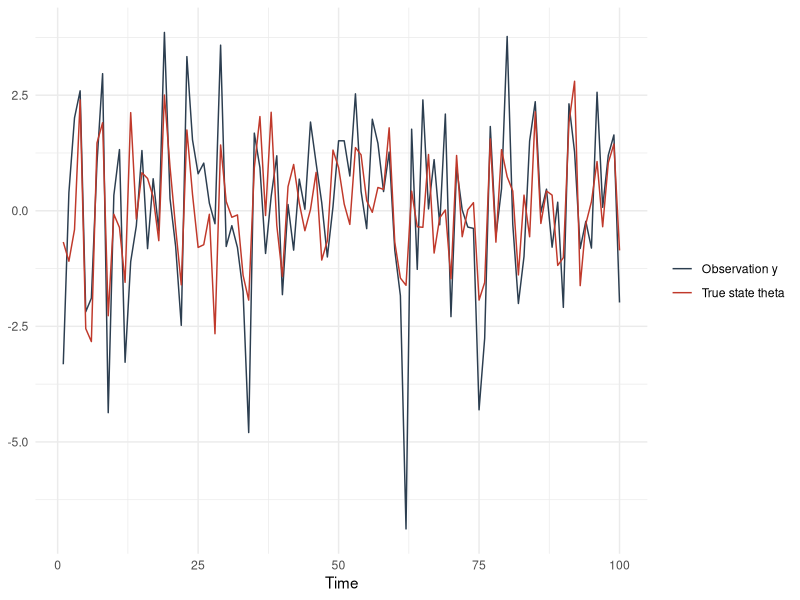
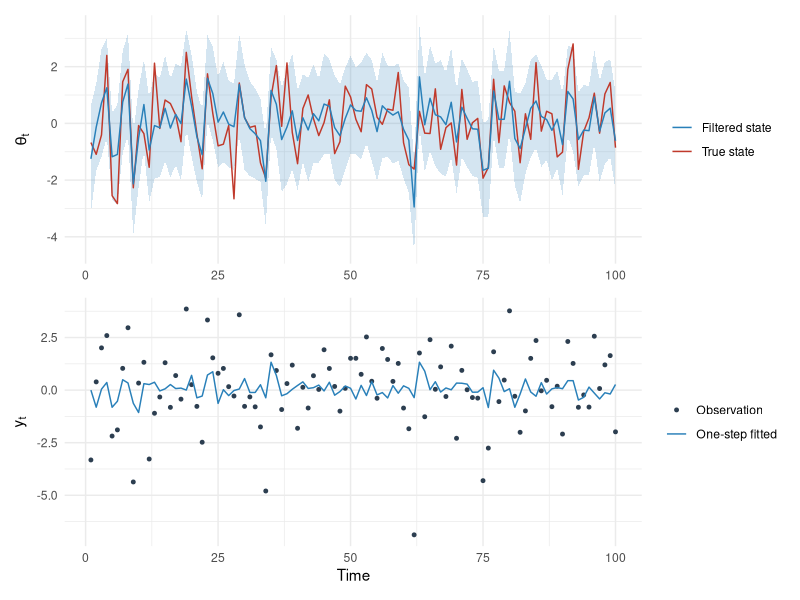
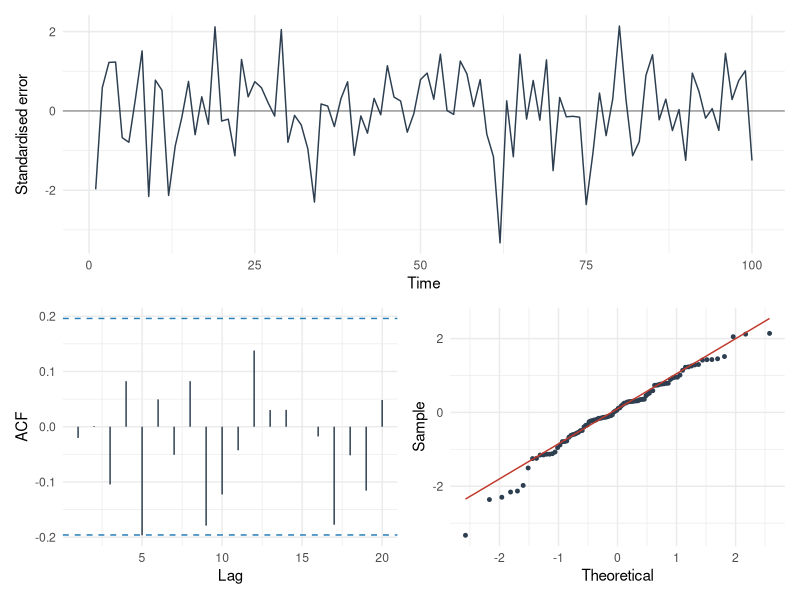
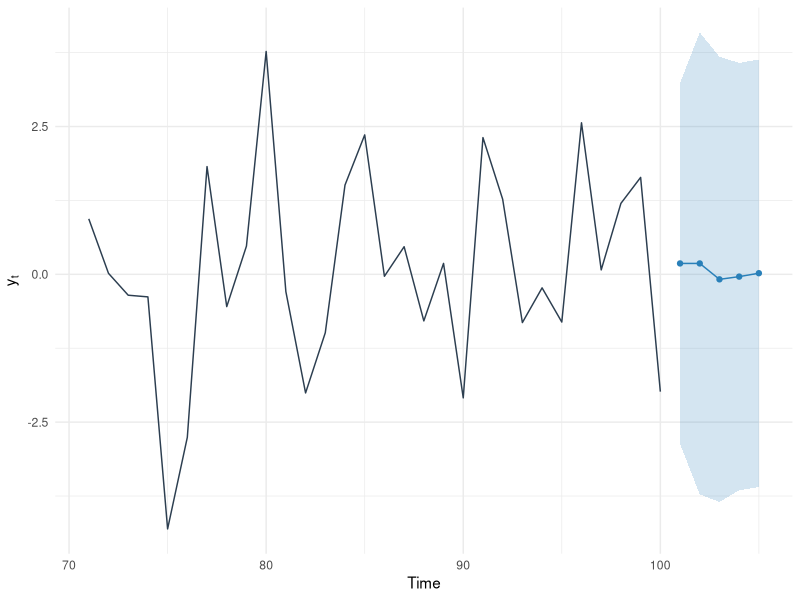

Generate these figures, in order, with R:
## ---- chunk 1
library(tidyverse)
library(patchwork)

theme_set(theme_minimal(base_size = 11))
col_obs   <- "#2C3E50"
col_true  <- "#C0392B"
col_fit   <- "#2980B9"
## ---- chunk 2
set.seed(5)

n <- 100
h <- 5

V_true <- 2
W_true <- 1

tt <- 1:(n + h)
GG <- (-1)^tt / 2
FF <- round(rnorm(n + h, mean = 1, sd = 0.2), 1)

theta <- numeric(n)
y <- numeric(n)
theta_prev <- rnorm(1,0,1)

for (i in 1:n){
    theta[i] <- GG[i] * theta_prev + rnorm(1,0,sqrt(W_true))
    y[i] <- FF[i] * theta[i] + rnorm(1,0,sqrt(V_true))
    theta_prev <- theta[i]
}

sim <- tibble(t = 1:n, y = y, theta = theta, F = FF[1:n], G = GG[1:n])
head(sim)
## ---- chunk 3
#| fig-cap: "Figure 1: Simulated observations (black) and the true state (red)."
ggplot(sim, aes(t)) +
  geom_line(aes(y = y, colour = "Observation y")) +
  geom_line(aes(y = theta, colour = "True state theta")) +
  scale_colour_manual(values = c(col_obs, col_true)) +
  labs(x = "Time", y = NULL, colour = NULL)
## ---- chunk 4
KF <- function(y ,FF, GG, m0, C0, V, W){
    n <- length(y)
    at <- numeric(n)
    Rt <- numeric(n)
    ft <- numeric(n)
    Qt <- numeric(n)
    mt <- numeric(n)
    Ct <- numeric(n)
    et <- numeric(n)
    Kt <- numeric(n)

    m_prev <- m0
    C_prev <- C0

    for (t in 1:n){
        at[t] <- GG[t] * m_prev
        Rt[t] <- GG[t]^2 * C_prev + W

        ft[t] <- FF[t] * at[t]
        Qt[t] <- FF[t]^2 * Rt[t] + V

        if (is.na(y[t])){
            Kt[t] <- 0
            et[t] <- NA
            mt[t] <- at[t]
            Ct[t] <- Rt[t]

        } else{
            Kt[t] <- Rt[t] * FF[t]/Qt[t]
            et[t] <- y[t] - ft[t]
            mt[t] <- at[t] + Kt[t] * et[t]
            Ct[t] <- Rt[t] - Kt[t] * FF[t] * Rt[t]

        }

        m_prev <- mt[t]
        C_prev <- Ct[t]
        
    }  
      list(at = at, Rt = Rt, ft = ft, Qt = Qt, mt = mt, Ct = Ct, et = et, Kt = Kt)
}
## ---- chunk 5
kf_test <- KF(y, FF[1:n], GG[1:n], m0 = 0, C0 = 1, V = 2, W = 1)
c(m1 = kf_test$mt[1], C1 = kf_test$Ct[1], K1 = kf_test$Kt[1])
## ---- chunk 6
negloglik <- function(par, y, FF, GG){
    V <- exp(par[1])
    W <- exp(par[2])
    kf <- KF(y , FF, GG, m0 = 0, C0 = 1, V = V, W=W)
    0.5 * sum(log(kf$Qt) + kf$et^2 / kf$Qt)
}

starts <- list(c(0,0), c(log(5), log(0.2)), c(log(0.2), log(5)))

fits <- map(starts, function(x){
    nlm(negloglik, p = x, y = y, FF = FF[1:n], GG = GG[1:n], hessian = TRUE)
})

tibble(start_V = map_dbl(starts, ~ exp(.x[1])),
       start_W = map_dbl(starts, ~ exp(.x[2])),
       V_hat   = map_dbl(fits, ~ exp(.x$estimate[1])),
       W_hat   = map_dbl(fits, ~ exp(.x$estimate[2])),
       negLL   = map_dbl(fits, ~ .x$minimum),
       code    = map_int(fits, ~ .x$code))
## ---- chunk 7
fit <- fits[[1]]
se <- sqrt(diag(solve(fit$hessian)))

est <- tibble(parameter = c("V", "W"),
              true      = c(V_true, W_true),
              estimate  = exp(fit$estimate),
              lower95   = exp(fit$estimate - 1.96 * se),
              upper95   = exp(fit$estimate + 1.96 * se))
est
## ---- chunk 8
V_hat <- exp(fit$estimate[1])
W_hat <- exp(fit$estimate[2])

kf <- KF(y, FF[1:n], GG[1:n], m0 = 0, C0 = 1, V = V_hat, W = W_hat)

sim <- sim |>
  mutate(filtered = kf$mt,
         f_lo     = kf$mt - 1.96 * sqrt(kf$Ct),
         f_hi     = kf$mt + 1.96 * sqrt(kf$Ct),
         fitted   = kf$ft)

## ---- chunk 9
#| fig-cap: "Figure 2: Top: filtered state with 95% interval against the true state. Bottom: one-step fitted values against the observations."
p_state <- ggplot(sim, aes(t)) +
  geom_ribbon(aes(ymin = f_lo, ymax = f_hi), fill = col_fit, alpha = 0.2) +
  geom_line(aes(y = theta, colour = "True state")) +
  geom_line(aes(y = filtered, colour = "Filtered state")) +
  scale_colour_manual(values = c(col_fit, col_true)) +
  labs(x = NULL, y = expression(theta[t]), colour = NULL)

p_fit <- ggplot(sim, aes(t)) +
  geom_point(aes(y = y, colour = "Observation"), size = 1) +
  geom_line(aes(y = fitted, colour = "One-step fitted")) +
  scale_colour_manual(values = c(col_obs, col_fit)) +
  labs(x = "Time", y = expression(y[t]), colour = NULL)

p_state / p_fit
## ---- chunk 10
sim |>
  summarise(coverage_95   = mean(theta >= f_lo & theta <= f_hi),
            rmse_filtered = sqrt(mean((theta - filtered)^2)),
            rmse_y_only   = sqrt(mean((theta - y / F)^2)),
            mean_gain     = mean(kf$Kt))
## ---- chunk 11
#| fig-cap: "Figure 3: Standardised one-step errors: time plot, ACF and normal Q-Q plot."
res <- tibble(t = 1:n, z = kf$et / sqrt(kf$Qt))

acf_res <- acf(res$z, lag.max = 20, plot = FALSE)
acf_df  <- tibble(lag = acf_res$lag[-1], acf = acf_res$acf[-1])
ci      <- 1.96 / sqrt(n)

p_time <- ggplot(res, aes(t, z)) +
  geom_hline(yintercept = 0, colour = "grey60") +
  geom_line(colour = col_obs) +
  labs(x = "Time", y = "Standardised error")

p_acf <- ggplot(acf_df, aes(lag, acf)) +
  geom_hline(yintercept = c(-ci, ci), linetype = "dashed", colour = col_fit) +
  geom_segment(aes(xend = lag, yend = 0), colour = col_obs) +
  labs(x = "Lag", y = "ACF")

p_qq <- ggplot(res, aes(sample = z)) +
  stat_qq(colour = col_obs, size = 1) +
  stat_qq_line(colour = col_true) +
  labs(x = "Theoretical", y = "Sample")

p_time / (p_acf | p_qq)

c(mean = mean(res$z), sd = sd(res$z))
res$t[which.max(abs(res$z))]   # time of the largest standardised error
Box.test(res$z, lag = 10, type = "Ljung-Box")
shapiro.test(res$z)
## ---- chunk 12
y_ext <- c(y, rep(NA, h))
kf_fc <- KF(y_ext, FF, GG, m0 = 0, C0 = 1, V = V_hat, W = W_hat)

fc <- tibble(t     = (n + 1):(n + h),
             F     = FF[(n + 1):(n + h)],
             G     = GG[(n + 1):(n + h)],
             y_hat = kf_fc$ft[(n + 1):(n + h)],
             sd    = sqrt(kf_fc$Qt[(n + 1):(n + h)])) |>
  mutate(lower = y_hat - 1.96 * sd,
         upper = y_hat + 1.96 * sd)
fc
## ---- chunk 13
#| fig-cap: "Figure 4: The last 30 observations with the 5-step forecast and 95% prediction intervals."
ggplot() +
  geom_line(data = filter(sim, t > 70), aes(t, y), colour = col_obs) +
  geom_ribbon(data = fc, aes(t, ymin = lower, ymax = upper),
              fill = col_fit, alpha = 0.2) +
  geom_line(data = fc, aes(t, y_hat), colour = col_fit) +
  geom_point(data = fc, aes(t, y_hat), colour = col_fit) +
  labs(x = "Time", y = expression(y[t]))
